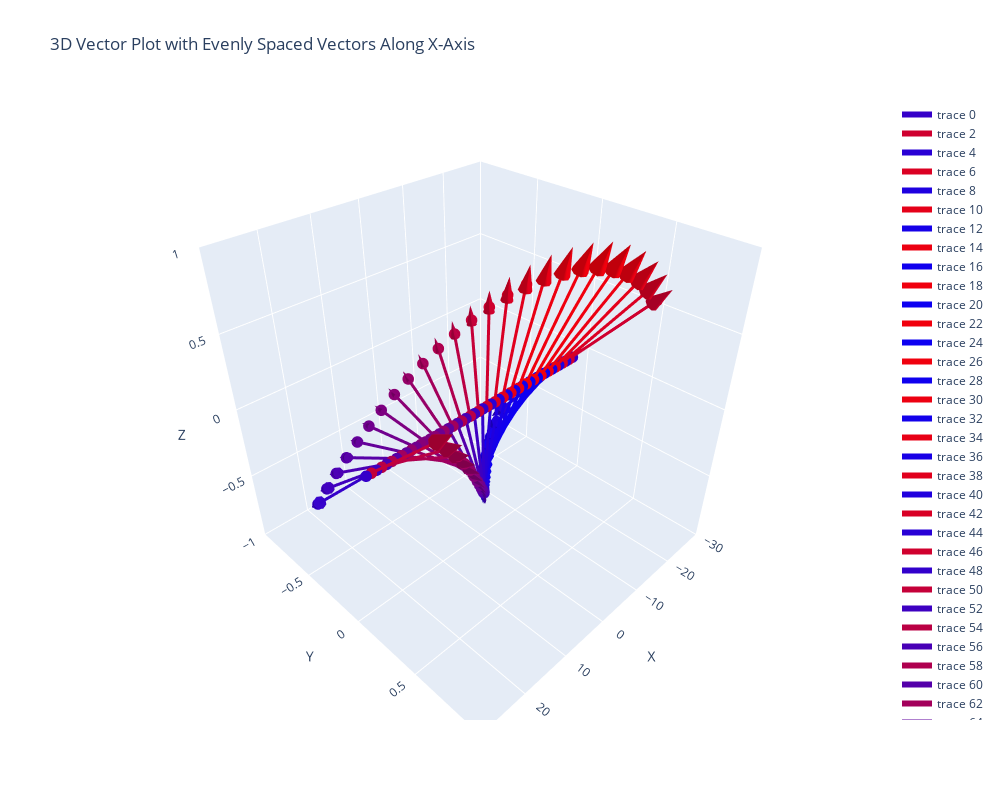

Notebook cell for this chart:
### Code cell
# Define function to plot vectors from Excel file
def plot_vectors_from_excel(file_path="vectors.xlsx"):
    # Read the Excel file
    # Ensure the file exists and is in the correct format
    try:
        df = pd.read_excel(file_path, engine="openpyxl")
    except Exception as e:
        print(f"Error reading the Excel file: {e}")
        return

    # Ensure required columns exist
    # If not, print an error message and return
    if not {"X", "Y", "Z"}.issubset(df.columns):
        print("Error: Excel file must contain columns 'X', 'Y', and 'Z'.")
        return

    # Create a 3D plot
    fig = go.Figure()

    # Set up the vectors
    num_vectors = len(df)

    # Adjust spacing between vectors
    spacing = 1  

    # Set up positions for vectors along the x-axis
    x_positions = np.linspace(-num_vectors * spacing / 2, num_vectors * spacing / 2, num_vectors)

    # Iterate over the rows of the DataFrame
    # Each row contains the components of a vector
    # We will plot each vector as a line and an arrowhead
    # The colour of the vector will be based on the z-component
    # The colour will be red for negative z-component and blue for positive z-component
    # The magnitude of the z-component will determine the intensity of the colour
    # The vectors will be evenly spaced along the x-axis
    for i, row in enumerate(df.itertuples(index=False)):
        # Set the starting point of the vector so that they are 
        # evenly spaced along the x-axis and are at y=0, z=0 
        x0 = x_positions[i] 
        y0, z0 = 0, 0  

        # Get the components of the vector
        x_dir, y_dir, z_dir = row.X, row.Y, row.Z

        # Compute magnitude for colour mapping
        colour = f'rgb({int(255 * (z_dir + 1) / 2)}, 0, {int(255 * (1 - (z_dir + 1) / 2))})'

        # Add vector line
        fig.add_trace(go.Scatter3d(
            x=[x0, x0 + x_dir],
            y=[y0, y0 + y_dir],
            z=[z0, z0 + z_dir],
            mode='lines+markers',
            line=dict(color=colour, width=6),
            marker=dict(size=4, color=colour)
        ))

        # Add vector cone (arrowhead)
        # The cone will be placed at the end of the vector
        fig.add_trace(go.Cone(
            x=[x0 + x_dir], y=[y0 + y_dir], z=[z0 + z_dir],
            u=[x_dir], v=[y_dir], w=[z_dir],
            colorscale=[[0, colour], [1, colour]],
            showscale=False,
            sizemode='absolute',
            sizeref=0.2
        ))

    # Set 3D plot layout
    # Set axis titles and ranges
    # Set plot title
    # Set plot width and height
    # Show the plot
    fig.update_layout(
        scene=dict(
            xaxis_title='X', yaxis_title='Y', zaxis_title='Z',
            xaxis=dict(range=[-num_vectors * spacing / 2 - 5, num_vectors * spacing / 2 + 5]),
            yaxis=dict(range=[-1, 1]),
            zaxis=dict(range=[-1, 1])
        ),
        title="3D Vector Plot with Evenly Spaced Vectors Along X-Axis",
        width=1000,
        height=800
    )

    fig.show()

# Call function to plot vectors
plot_vectors_from_excel()

### Figure 1 — Plotly figure (JSON) as saved in the notebook; plotly's stock layout.template omitted (floating-point values rounded to 4 significant figures)
{"data": [{"line": {"color": "rgb(53, 0, 201)", "width": 6}, "marker": {"color": "rgb(53, 0, 201)", "size": 4}, "mode": "lines+markers", "type": "scatter3d", "x": [-25, -25.58], "y": [0, -0.5774], "z": [0, -0.5774]}, {"colorscale": [[0, "rgb(53, 0, 201)"], [1, "rgb(53, 0, 201)"]], "showscale": false, "sizemode": "absolute", "sizeref": 0.2, "type": "cone", "u": [-0.5774], "v": [-0.5774], "w": [-0.5774], "x": [-25.58], "y": [-0.5774], "z": [-0.5774]}, {"line": {"color": "rgb(207, 0, 47)", "width": 6}, "marker": {"color": "rgb(207, 0, 47)", "size": 4}, "mode": "lines+markers", "type": "scatter3d", "x": [-23.98, -23.46], "y": [0, 0.5786], "z": [0, 0.6301]}, {"colorscale": [[0, "rgb(207, 0, 47)"], [1, "rgb(207, 0, 47)"]], "showscale": false, "sizemode": "absolute", "sizeref": 0.2, "type": "cone", "u": [0.5179], "v": [0.5786], "w": [0.6301], "x": [-23.46], "y": [0.5786], "z": [0.6301]}, {"line": {"color": "rgb(41, 0, 213)", "width": 6}, "marker": {"color": "rgb(41, 0, 213)", "size": 4}, "mode": "lines+markers", "type": "scatter3d", "x": [-22.96, -23.42], "y": [0, -0.5764], "z": [0, -0.6775]}, {"colorscale": [[0, "rgb(41, 0, 213)"], [1, "rgb(41, 0, 213)"]], "showscale": false, "sizemode": "absolute", "sizeref": 0.2, "type": "cone", "u": [-0.4569], "v": [-0.5764], "w": [-0.6775], "x": [-23.42], "y": [-0.5764], "z": [-0.6775]}, {"line": {"color": "rgb(219, 0, 35)", "width": 6}, "marker": {"color": "rgb(219, 0, 35)", "size": 4}, "mode": "lines+markers", "type": "scatter3d", "x": [-21.94, -21.55], "y": [0, 0.5703], "z": [0, 0.7231]}, {"colorscale": [[0, "rgb(219, 0, 35)"], [1, "rgb(219, 0, 35)"]], "showscale": false, "sizemode": "absolute", "sizeref": 0.2, "type": "cone", "u": [0.3898], "v": [0.5703], "w": [0.7231], "x": [-21.55], "y": [0.5703], "z": [0.7231]}, {"line": {"color": "rgb(30, 0, 224)", "width": 6}, "marker": {"color": "rgb(30, 0, 224)", "size": 4}, "mode": "lines+markers", "type": "scatter3d", "x": [-20.92, -21.24], "y": [0, -0.5614], "z": [0, -0.7607]}, {"colorscale": [[0, "rgb(30, 0, 224)"], [1, "rgb(30, 0, 224)"]], "showscale": false, "sizemode": "absolute", "sizeref": 0.2, "type": "cone", "u": [-0.3258], "v": [-0.5614], "w": [-0.7607], "x": [-21.24], "y": [-0.5614], "z": [-0.7607]}, {"line": {"color": "rgb(229, 0, 25)", "width": 6}, "marker": {"color": "rgb(229, 0, 25)", "size": 4}, "mode": "lines+markers", "type": "scatter3d", "x": [-19.9, -19.65], "y": [0, 0.5479], "z": [0, 0.7974]}, {"colorscale": [[0, "rgb(229, 0, 25)"], [1, "rgb(229, 0, 25)"]], "showscale": false, "sizemode": "absolute", "sizeref": 0.2, "type": "cone", "u": [0.2529], "v": [0.5479], "w": [0.7974], "x": [-19.65], "y": [0.5479], "z": [0.7974]}, {"line": {"color": "rgb(22, 0, 232)", "width": 6}, "marker": {"color": "rgb(22, 0, 232)", "size": 4}, "mode": "lines+markers", "type": "scatter3d", "x": [-18.88, -19.07], "y": [0, -0.533], "z": [0, -0.8249]}, {"colorscale": [[0, "rgb(22, 0, 232)"], [1, "rgb(22, 0, 232)"]], "showscale": false, "sizemode": "absolute", "sizeref": 0.2, "type": "cone", "u": [-0.188], "v": [-0.533], "w": [-0.8249], "x": [-19.07], "y": [-0.533], "z": [-0.8249]}, {"line": {"color": "rgb(236, 0, 18)", "width": 6}, "marker": {"color": "rgb(236, 0, 18)", "size": 4}, "mode": "lines+markers", "type": "scatter3d", "x": [-17.86, -17.75], "y": [0, 0.5124], "z": [0, 0.8515]}, {"colorscale": [[0, "rgb(236, 0, 18)"], [1, "rgb(236, 0, 18)"]], "showscale": false, "sizemode": "absolute", "sizeref": 0.2, "type": "cone", "u": [0.1115], "v": [0.5124], "w": [0.8515], "x": [-17.75], "y": [0.5124], "z": [0.8515]}, {"line": {"color": "rgb(16, 0, 238)", "width": 6}, "marker": {"color": "rgb(16, 0, 238)", "size": 4}, "mode": "lines+markers", "type": "scatter3d", "x": [-16.84, -16.88], "y": [0, -0.4926], "z": [0, -0.8689]}, {"colorscale": [[0, "rgb(16, 0, 238)"], [1, "rgb(16, 0, 238)"]], "showscale": false, "sizemode": "absolute", "sizeref": 0.2, "type": "cone", "u": [-0.04779], "v": [-0.4926], "w": [-0.8689], "x": [-16.88], "y": [-0.4926], "z": [-0.8689]}, {"line": {"color": "rgb(240, 0, 14)", "width": 6}, "marker": {"color": "rgb(240, 0, 14)", "size": 4}, "mode": "lines+markers", "type": "scatter3d", "x": [-15.82, -15.85], "y": [0, 0.4655], "z": [0, 0.8846]}, {"colorscale": [[0, "rgb(240, 0, 14)"], [1, "rgb(240, 0, 14)"]], "showscale": false, "sizemode": "absolute", "sizeref": 0.2, "type": "cone", "u": [-0.02996], "v": [0.4655], "w": [0.8846], "x": [-15.85], "y": [0.4655], "z": [0.8846]}, {"line": {"color": "rgb(13, 0, 241)", "width": 6}, "marker": {"color": "rgb(13, 0, 241)", "size": 4}, "mode": "lines+markers", "type": "scatter3d", "x": [-14.8, -14.71], "y": [0, -0.4418], "z": [0, -0.8925]}, {"colorscale": [[0, "rgb(13, 0, 241)"], [1, "rgb(13, 0, 241)"]], "showscale": false, "sizemode": "absolute", "sizeref": 0.2, "type": "cone", "u": [0.09083], "v": [-0.4418], "w": [-0.8925], "x": [-14.71], "y": [-0.4418], "z": [-0.8925]}, {"line": {"color": "rgb(241, 0, 13)", "width": 6}, "marker": {"color": "rgb(241, 0, 13)", "size": 4}, "mode": "lines+markers", "type": "scatter3d", "x": [-13.78, -13.94], "y": [0, 0.4091], "z": [0, 0.897]}, {"colorscale": [[0, "rgb(241, 0, 13)"], [1, "rgb(241, 0, 13)"]], "showscale": false, "sizemode": "absolute", "sizeref": 0.2, "type": "cone", "u": [-0.1675], "v": [0.4091], "w": [0.897], "x": [-13.94], "y": [0.4091], "z": [0.897]}, {"line": {"color": "rgb(13, 0, 241)", "width": 6}, "marker": {"color": "rgb(13, 0, 241)", "size": 4}, "mode": "lines+markers", "type": "scatter3d", "x": [-12.76, -12.53], "y": [0, -0.3827], "z": [0, -0.8962]}, {"colorscale": [[0, "rgb(13, 0, 241)"], [1, "rgb(13, 0, 241)"]], "showscale": false, "sizemode": "absolute", "sizeref": 0.2, "type": "cone", "u": [0.2242], "v": [-0.3827], "w": [-0.8962], "x": [-12.53], "y": [-0.3827], "z": [-0.8962]}, {"line": {"color": "rgb(240, 0, 14)", "width": 6}, "marker": {"color": "rgb(240, 0, 14)", "size": 4}, "mode": "lines+markers", "type": "scatter3d", "x": [-11.73, -12.03], "y": [0, 0.3456], "z": [0, 0.8899]}, {"colorscale": [[0, "rgb(240, 0, 14)"], [1, "rgb(240, 0, 14)"]], "showscale": false, "sizemode": "absolute", "sizeref": 0.2, "type": "cone", "u": [-0.2978], "v": [0.3456], "w": [0.8899], "x": [-12.03], "y": [0.3456], "z": [0.8899]}, {"line": {"color": "rgb(15, 0, 239)", "width": 6}, "marker": {"color": "rgb(15, 0, 239)", "size": 4}, "mode": "lines+markers", "type": "scatter3d", "x": [-10.71, -10.36], "y": [0, -0.3174], "z": [0, -0.8816]}, {"colorscale": [[0, "rgb(15, 0, 239)"], [1, "rgb(15, 0, 239)"]], "showscale": false, "sizemode": "absolute", "sizeref": 0.2, "type": "cone", "u": [0.3494], "v": [-0.3174], "w": [-0.8816], "x": [-10.36], "y": [-0.3174], "z": [-0.8816]}, {"line": {"color": "rgb(237, 0, 17)", "width": 6}, "marker": {"color": "rgb(237, 0, 17)", "size": 4}, "mode": "lines+markers", "type": "scatter3d", "x": [-9.694, -10.11], "y": [0, 0.277], "z": [0, 0.8651]}, {"colorscale": [[0, "rgb(237, 0, 17)"], [1, "rgb(237, 0, 17)"]], "showscale": false, "sizemode": "absolute", "sizeref": 0.2, "type": "cone", "u": [-0.4182], "v": [0.277], "w": [0.8651], "x": [-10.11], "y": [0.277], "z": [0.8651]}, {"line": {"color": "rgb(19, 0, 235)", "width": 6}, "marker": {"color": "rgb(19, 0, 235)", "size": 4}, "mode": "lines+markers", "type": "scatter3d", "x": [-8.673, -8.209], "y": [0, -0.248], "z": [0, -0.8504]}, {"colorscale": [[0, "rgb(19, 0, 235)"], [1, "rgb(19, 0, 235)"]], "showscale": false, "sizemode": "absolute", "sizeref": 0.2, "type": "cone", "u": [0.4641], "v": [-0.248], "w": [-0.8504], "x": [-8.209], "y": [-0.248], "z": [-0.8504]}, {"line": {"color": "rgb(232, 0, 22)", "width": 6}, "marker": {"color": "rgb(232, 0, 22)", "size": 4}, "mode": "lines+markers", "type": "scatter3d", "x": [-7.653, -8.18], "y": [0, 0.2054], "z": [0, 0.8248]}, {"colorscale": [[0, "rgb(232, 0, 22)"], [1, "rgb(232, 0, 22)"]], "showscale": false, "sizemode": "absolute", "sizeref": 0.2, "type": "cone", "u": [-0.5268], "v": [0.2054], "w": [0.8248], "x": [-8.18], "y": [0.2054], "z": [0.8248]}, {"line": {"color": "rgb(24, 0, 230)", "width": 6}, "marker": {"color": "rgb(24, 0, 230)", "size": 4}, "mode": "lines+markers", "type": "scatter3d", "x": [-6.633, -6.066], "y": [0, -0.1762], "z": [0, -0.8048]}, {"colorscale": [[0, "rgb(24, 0, 230)"], [1, "rgb(24, 0, 230)"]], "showscale": false, "sizemode": "absolute", "sizeref": 0.2, "type": "cone", "u": [0.5668], "v": [-0.1762], "w": [-0.8048], "x": [-6.066], "y": [-0.1762], "z": [-0.8048]}, {"line": {"color": "rgb(225, 0, 29)", "width": 6}, "marker": {"color": "rgb(225, 0, 29)", "size": 4}, "mode": "lines+markers", "type": "scatter3d", "x": [-5.612, -6.235], "y": [0, 0.1326], "z": [0, 0.7713]}, {"colorscale": [[0, "rgb(225, 0, 29)"], [1, "rgb(225, 0, 29)"]], "showscale": false, "sizemode": "absolute", "sizeref": 0.2, "type": "cone", "u": [-0.6225], "v": [0.1326], "w": [0.7713], "x": [-6.235], "y": [0.1326], "z": [0.7713]}, {"line": {"color": "rgb(32, 0, 222)", "width": 6}, "marker": {"color": "rgb(32, 0, 222)", "size": 4}, "mode": "lines+markers", "type": "scatter3d", "x": [-4.592, -3.935], "y": [0, -0.1037], "z": [0, -0.747]}, {"colorscale": [[0, "rgb(32, 0, 222)"], [1, "rgb(32, 0, 222)"]], "showscale": false, "sizemode": "absolute", "sizeref": 0.2, "type": "cone", "u": [0.6567], "v": [-0.1037], "w": [-0.747], "x": [-3.935], "y": [-0.1037], "z": [-0.747]}, {"line": {"color": "rgb(217, 0, 37)", "width": 6}, "marker": {"color": "rgb(217, 0, 37)", "size": 4}, "mode": "lines+markers", "type": "scatter3d", "x": [-3.571, -4.276], "y": [0, 0.0599], "z": [0, 0.7068]}, {"colorscale": [[0, "rgb(217, 0, 37)"], [1, "rgb(217, 0, 37)"]], "showscale": false, "sizemode": "absolute", "sizeref": 0.2, "type": "cone", "u": [-0.7048], "v": [0.0599], "w": [0.7068], "x": [-4.276], "y": [0.0599], "z": [0.7068]}, {"line": {"color": "rgb(40, 0, 214)", "width": 6}, "marker": {"color": "rgb(40, 0, 214)", "size": 4}, "mode": "lines+markers", "type": "scatter3d", "x": [-2.551, -1.818], "y": [0, -0.03172], "z": [0, -0.679]}, {"colorscale": [[0, "rgb(40, 0, 214)"], [1, "rgb(40, 0, 214)"]], "showscale": false, "sizemode": "absolute", "sizeref": 0.2, "type": "cone", "u": [0.7334], "v": [-0.03172], "w": [-0.679], "x": [-1.818], "y": [-0.03172], "z": [-0.679]}, {"line": {"color": "rgb(208, 0, 46)", "width": 6}, "marker": {"color": "rgb(208, 0, 46)", "size": 4}, "mode": "lines+markers", "type": "scatter3d", "x": [-1.531, -2.304], "y": [0, -0.01147], "z": [0, 0.6334]}, {"colorscale": [[0, "rgb(208, 0, 46)"], [1, "rgb(208, 0, 46)"]], "showscale": false, "sizemode": "absolute", "sizeref": 0.2, "type": "cone", "u": [-0.7737], "v": [-0.01147], "w": [0.6334], "x": [-2.304], "y": [-0.01147], "z": [0.6334]}, {"line": {"color": "rgb(50, 0, 204)", "width": 6}, "marker": {"color": "rgb(50, 0, 204)", "size": 4}, "mode": "lines+markers", "type": "scatter3d", "x": [-0.5102, 0.2868], "y": [0, 0.03876], "z": [0, -0.6027]}, {"colorscale": [[0, "rgb(50, 0, 204)"], [1, "rgb(50, 0, 204)"]], "showscale": false, "sizemode": "absolute", "sizeref": 0.2, "type": "cone", "u": [0.797], "v": [0.03876], "w": [-0.6027], "x": [0.2868], "y": [0.03876], "z": [-0.6027]}, {"line": {"color": "rgb(197, 0, 57)", "width": 6}, "marker": {"color": "rgb(197, 0, 57)", "size": 4}, "mode": "lines+markers", "type": "scatter3d", "x": [0.5102, -0.3192], "y": [0, -0.08069], "z": [0, 0.5527]}, {"colorscale": [[0, "rgb(197, 0, 57)"], [1, "rgb(197, 0, 57)"]], "showscale": false, "sizemode": "absolute", "sizeref": 0.2, "type": "cone", "u": [-0.8294], "v": [-0.08069], "w": [0.5527], "x": [-0.3192], "y": [-0.08069], "z": [0.5527]}, {"line": {"color": "rgb(61, 0, 193)", "width": 6}, "marker": {"color": "rgb(61, 0, 193)", "size": 4}, "mode": "lines+markers", "type": "scatter3d", "x": [1.531, 2.378], "y": [0, 0.107], "z": [0, -0.5196]}, {"colorscale": [[0, "rgb(61, 0, 193)"], [1, "rgb(61, 0, 193)"]], "showscale": false, "sizemode": "absolute", "sizeref": 0.2, "type": "cone", "u": [0.8477], "v": [0.107], "w": [-0.5196], "x": [2.378], "y": [0.107], "z": [-0.5196]}, {"line": {"color": "rgb(186, 0, 68)", "width": 6}, "marker": {"color": "rgb(186, 0, 68)", "size": 4}, "mode": "lines+markers", "type": "scatter3d", "x": [2.551, 1.679], "y": [0, -0.1472], "z": [0, 0.4663]}, {"colorscale": [[0, "rgb(186, 0, 68)"], [1, "rgb(186, 0, 68)"]], "showscale": false, "sizemode": "absolute", "sizeref": 0.2, "type": "cone", "u": [-0.8723], "v": [-0.1472], "w": [0.4663], "x": [1.679], "y": [-0.1472], "z": [0.4663]}, {"line": {"color": "rgb(72, 0, 182)", "width": 6}, "marker": {"color": "rgb(72, 0, 182)", "size": 4}, "mode": "lines+markers", "type": "scatter3d", "x": [3.571, 4.457], "y": [0, 0.1723], "z": [0, -0.4311]}, {"colorscale": [[0, "rgb(72, 0, 182)"], [1, "rgb(72, 0, 182)"]], "showscale": false, "sizemode": "absolute", "sizeref": 0.2, "type": "cone", "u": [0.8857], "v": [0.1723], "w": [-0.4311], "x": [4.457], "y": [0.1723], "z": [-0.4311]}, {"line": {"color": "rgb(175, 0, 79)", "width": 6}, "marker": {"color": "rgb(175, 0, 79)", "size": 4}, "mode": "lines+markers", "type": "scatter3d", "x": [4.592, 3.689], "y": [0, -0.2104], "z": [0, 0.3753]}, {"colorscale": [[0, "rgb(175, 0, 79)"], [1, "rgb(175, 0, 79)"]], "showscale": false, "sizemode": "absolute", "sizeref": 0.2, "type": "cone", "u": [-0.9027], "v": [-0.2104], "w": [0.3753], "x": [3.689], "y": [-0.2104], "z": [0.3753]}, {"line": {"color": "rgb(84, 0, 170)", "width": 6}, "marker": {"color": "rgb(84, 0, 170)", "size": 4}, "mode": "lines+markers", "type": "scatter3d", "x": [5.612, 6.524], "y": [0, 0.2344], "z": [0, -0.3383]}, {"colorscale": [[0, "rgb(84, 0, 170)"], [1, "rgb(84, 0, 170)"]], "showscale": false, "sizemode": "absolute", "sizeref": 0.2, "type": "cone", "u": [0.9114], "v": [0.2344], "w": [-0.3383], "x": [6.524], "y": [0.2344], "z": [-0.3383]}, {"line": {"color": "rgb(163, 0, 91)", "width": 6}, "marker": {"color": "rgb(163, 0, 91)", "size": 4}, "mode": "lines+markers", "type": "scatter3d", "x": [6.633, 5.712], "y": [0, -0.27], "z": [0, 0.2808]}, {"colorscale": [[0, "rgb(163, 0, 91)"], [1, "rgb(163, 0, 91)"]], "showscale": false, "sizemode": "absolute", "sizeref": 0.2, "type": "cone", "u": [-0.921], "v": [-0.27], "w": [0.2808], "x": [5.712], "y": [-0.27], "z": [0.2808]}, {"line": {"color": "rgb(96, 0, 158)", "width": 6}, "marker": {"color": "rgb(96, 0, 158)", "size": 4}, "mode": "lines+markers", "type": "scatter3d", "x": [7.653, 8.578], "y": [0, 0.2929], "z": [0, -0.242]}, {"colorscale": [[0, "rgb(96, 0, 158)"], [1, "rgb(96, 0, 158)"]], "showscale": false, "sizemode": "absolute", "sizeref": 0.2, "type": "cone", "u": [0.925], "v": [0.2929], "w": [-0.242], "x": [8.578], "y": [0.2929], "z": [-0.242]}, {"line": {"color": "rgb(150, 0, 104)", "width": 6}, "marker": {"color": "rgb(150, 0, 104)", "size": 4}, "mode": "lines+markers", "type": "scatter3d", "x": [8.673, 7.746], "y": [0, -0.3256], "z": [0, 0.1836]}, {"colorscale": [[0, "rgb(150, 0, 104)"], [1, "rgb(150, 0, 104)"]], "showscale": false, "sizemode": "absolute", "sizeref": 0.2, "type": "cone", "u": [-0.9275], "v": [-0.3256], "w": [0.1836], "x": [7.746], "y": [-0.3256], "z": [0.1836]}, {"line": {"color": "rgb(109, 0, 145)", "width": 6}, "marker": {"color": "rgb(109, 0, 145)", "size": 4}, "mode": "lines+markers", "type": "scatter3d", "x": [9.694, 10.62], "y": [0, 0.3472], "z": [0, -0.1431]}, {"colorscale": [[0, "rgb(109, 0, 145)"], [1, "rgb(109, 0, 145)"]], "showscale": false, "sizemode": "absolute", "sizeref": 0.2, "type": "cone", "u": [0.9268], "v": [0.3472], "w": [-0.1431], "x": [10.62], "y": [0.3472], "z": [-0.1431]}, {"line": {"color": "rgb(138, 0, 116)", "width": 6}, "marker": {"color": "rgb(138, 0, 116)", "size": 4}, "mode": "lines+markers", "type": "scatter3d", "x": [10.71, 9.792], "y": [0, -0.3769], "z": [0, 0.08452]}, {"colorscale": [[0, "rgb(138, 0, 116)"], [1, "rgb(138, 0, 116)"]], "showscale": false, "sizemode": "absolute", "sizeref": 0.2, "type": "cone", "u": [-0.9224], "v": [-0.3769], "w": [0.08452], "x": [9.792], "y": [-0.3769], "z": [0.08452]}, {"line": {"color": "rgb(122, 0, 132)", "width": 6}, "marker": {"color": "rgb(122, 0, 132)", "size": 4}, "mode": "lines+markers", "type": "scatter3d", "x": [11.73, 12.65], "y": [0, 0.3971], "z": [0, -0.04264]}, {"colorscale": [[0, "rgb(122, 0, 132)"], [1, "rgb(122, 0, 132)"]], "showscale": false, "sizemode": "absolute", "sizeref": 0.2, "type": "cone", "u": [0.9168], "v": [0.3971], "w": [-0.04264], "x": [12.65], "y": [0.3971], "z": [-0.04264]}, {"line": {"color": "rgb(125, 0, 129)", "width": 6}, "marker": {"color": "rgb(125, 0, 129)", "size": 4}, "mode": "lines+markers", "type": "scatter3d", "x": [12.76, 11.85], "y": [0, -0.4235], "z": [0, -0.01555]}, {"colorscale": [[0, "rgb(125, 0, 129)"], [1, "rgb(125, 0, 129)"]], "showscale": false, "sizemode": "absolute", "sizeref": 0.2, "type": "cone", "u": [-0.9058], "v": [-0.4235], "w": [-0.01555], "x": [11.85], "y": [-0.4235], "z": [-0.01555]}, {"line": {"color": "rgb(134, 0, 120)", "width": 6}, "marker": {"color": "rgb(134, 0, 120)", "size": 4}, "mode": "lines+markers", "type": "scatter3d", "x": [13.78, 14.67], "y": [0, 0.442], "z": [0, 0.05864]}, {"colorscale": [[0, "rgb(134, 0, 120)"], [1, "rgb(134, 0, 120)"]], "showscale": false, "sizemode": "absolute", "sizeref": 0.2, "type": "cone", "u": [0.8951], "v": [0.442], "w": [0.05864], "x": [14.67], "y": [0.442], "z": [0.05864]}, {"line": {"color": "rgb(112, 0, 142)", "width": 6}, "marker": {"color": "rgb(112, 0, 142)", "size": 4}, "mode": "lines+markers", "type": "scatter3d", "x": [14.8, 13.92], "y": [0, -0.4649], "z": [0, -0.1157]}, {"colorscale": [[0, "rgb(112, 0, 142)"], [1, "rgb(112, 0, 142)"]], "showscale": false, "sizemode": "absolute", "sizeref": 0.2, "type": "cone", "u": [-0.8777], "v": [-0.4649], "w": [-0.1157], "x": [13.92], "y": [-0.4649], "z": [-0.1157]}, {"line": {"color": "rgb(147, 0, 107)", "width": 6}, "marker": {"color": "rgb(147, 0, 107)", "size": 4}, "mode": "lines+markers", "type": "scatter3d", "x": [15.82, 16.68], "y": [0, 0.4815], "z": [0, 0.1597]}, {"colorscale": [[0, "rgb(147, 0, 107)"], [1, "rgb(147, 0, 107)"]], "showscale": false, "sizemode": "absolute", "sizeref": 0.2, "type": "cone", "u": [0.8618], "v": [0.4815], "w": [0.1597], "x": [16.68], "y": [0.4815], "z": [0.1597]}, {"line": {"color": "rgb(100, 0, 154)", "width": 6}, "marker": {"color": "rgb(100, 0, 154)", "size": 4}, "mode": "lines+markers", "type": "scatter3d", "x": [16.84, 16.0], "y": [0, -0.5007], "z": [0, -0.2149]}, {"colorscale": [[0, "rgb(100, 0, 154)"], [1, "rgb(100, 0, 154)"]], "showscale": false, "sizemode": "absolute", "sizeref": 0.2, "type": "cone", "u": [-0.8385], "v": [-0.5007], "w": [-0.2149], "x": [16.0], "y": [-0.5007], "z": [-0.2149]}, {"line": {"color": "rgb(160, 0, 94)", "width": 6}, "marker": {"color": "rgb(160, 0, 94)", "size": 4}, "mode": "lines+markers", "type": "scatter3d", "x": [17.86, 18.67], "y": [0, 0.5149], "z": [0, 0.2594]}, {"colorscale": [[0, "rgb(160, 0, 94)"], [1, "rgb(160, 0, 94)"]], "showscale": false, "sizemode": "absolute", "sizeref": 0.2, "type": "cone", "u": [0.8171], "v": [0.5149], "w": [0.2594], "x": [18.67], "y": [0.5149], "z": [0.2594]}, {"line": {"color": "rgb(87, 0, 167)", "width": 6}, "marker": {"color": "rgb(87, 0, 167)", "size": 4}, "mode": "lines+markers", "type": "scatter3d", "x": [18.88, 18.09], "y": [0, -0.5303], "z": [0, -0.3121]}, {"colorscale": [[0, "rgb(87, 0, 167)"], [1, "rgb(87, 0, 167)"]], "showscale": false, "sizemode": "absolute", "sizeref": 0.2, "type": "cone", "u": [-0.7883], "v": [-0.5303], "w": [-0.3121], "x": [18.09], "y": [-0.5303], "z": [-0.3121]}, {"line": {"color": "rgb(172, 0, 82)", "width": 6}, "marker": {"color": "rgb(172, 0, 82)", "size": 4}, "mode": "lines+markers", "type": "scatter3d", "x": [19.9, 20.66], "y": [0, 0.5419], "z": [0, 0.3563]}, {"colorscale": [[0, "rgb(172, 0, 82)"], [1, "rgb(172, 0, 82)"]], "showscale": false, "sizemode": "absolute", "sizeref": 0.2, "type": "cone", "u": [0.7612], "v": [0.5419], "w": [0.3563], "x": [20.66], "y": [0.5419], "z": [0.3563]}, {"line": {"color": "rgb(75, 0, 179)", "width": 6}, "marker": {"color": "rgb(75, 0, 179)", "size": 4}, "mode": "lines+markers", "type": "scatter3d", "x": [20.92, 20.19], "y": [0, -0.5532], "z": [0, -0.4058]}, {"colorscale": [[0, "rgb(75, 0, 179)"], [1, "rgb(75, 0, 179)"]], "showscale": false, "sizemode": "absolute", "sizeref": 0.2, "type": "cone", "u": [-0.7275], "v": [-0.5532], "w": [-0.4058], "x": [20.19], "y": [-0.5532], "z": [-0.4058]}, {"line": {"color": "rgb(184, 0, 70)", "width": 6}, "marker": {"color": "rgb(184, 0, 70)", "size": 4}, "mode": "lines+markers", "type": "scatter3d", "x": [21.94, 22.63], "y": [0, 0.5617], "z": [0, 0.4491]}, {"colorscale": [[0, "rgb(184, 0, 70)"], [1, "rgb(184, 0, 70)"]], "showscale": false, "sizemode": "absolute", "sizeref": 0.2, "type": "cone", "u": [0.6948], "v": [0.5617], "w": [0.4491], "x": [22.63], "y": [0.5617], "z": [0.4491]}, {"line": {"color": "rgb(64, 0, 190)", "width": 6}, "marker": {"color": "rgb(64, 0, 190)", "size": 4}, "mode": "lines+markers", "type": "scatter3d", "x": [22.96, 22.3], "y": [0, -0.569], "z": [0, -0.4947]}, {"colorscale": [[0, "rgb(64, 0, 190)"], [1, "rgb(64, 0, 190)"]], "showscale": false, "sizemode": "absolute", "sizeref": 0.2, "type": "cone", "u": [-0.6569], "v": [-0.569], "w": [-0.4947], "x": [22.3], "y": [-0.569], "z": [-0.4947]}, {"line": {"color": "rgb(195, 0, 59)", "width": 6}, "marker": {"color": "rgb(195, 0, 59)", "size": 4}, "mode": "lines+markers", "type": "scatter3d", "x": [23.98, 24.6], "y": [0, 0.5741], "z": [0, 0.5363]}, {"colorscale": [[0, "rgb(195, 0, 59)"], [1, "rgb(195, 0, 59)"]], "showscale": false, "sizemode": "absolute", "sizeref": 0.2, "type": "cone", "u": [0.6187], "v": [0.5741], "w": [0.5363], "x": [24.6], "y": [0.5741], "z": [0.5363]}, {"line": {"color": "rgb(53, 0, 201)", "width": 6}, "marker": {"color": "rgb(53, 0, 201)", "size": 4}, "mode": "lines+markers", "type": "scatter3d", "x": [25, 24.42], "y": [0, -0.5774], "z": [0, -0.5774]}, {"colorscale": [[0, "rgb(53, 0, 201)"], [1, "rgb(53, 0, 201)"]], "showscale": false, "sizemode": "absolute", "sizeref": 0.2, "type": "cone", "u": [-0.5774], "v": [-0.5774], "w": [-0.5774], "x": [24.42], "y": [-0.5774], "z": [-0.5774]}], "layout": {"height": 800, "scene": {"xaxis": {"range": [-30, 30], "title": {"text": "X"}}, "yaxis": {"range": [-1, 1], "title": {"text": "Y"}}, "zaxis": {"range": [-1, 1], "title": {"text": "Z"}}}, "title": {"text": "3D Vector Plot with Evenly Spaced Vectors Along X-Axis"}, "width": 1000}}
